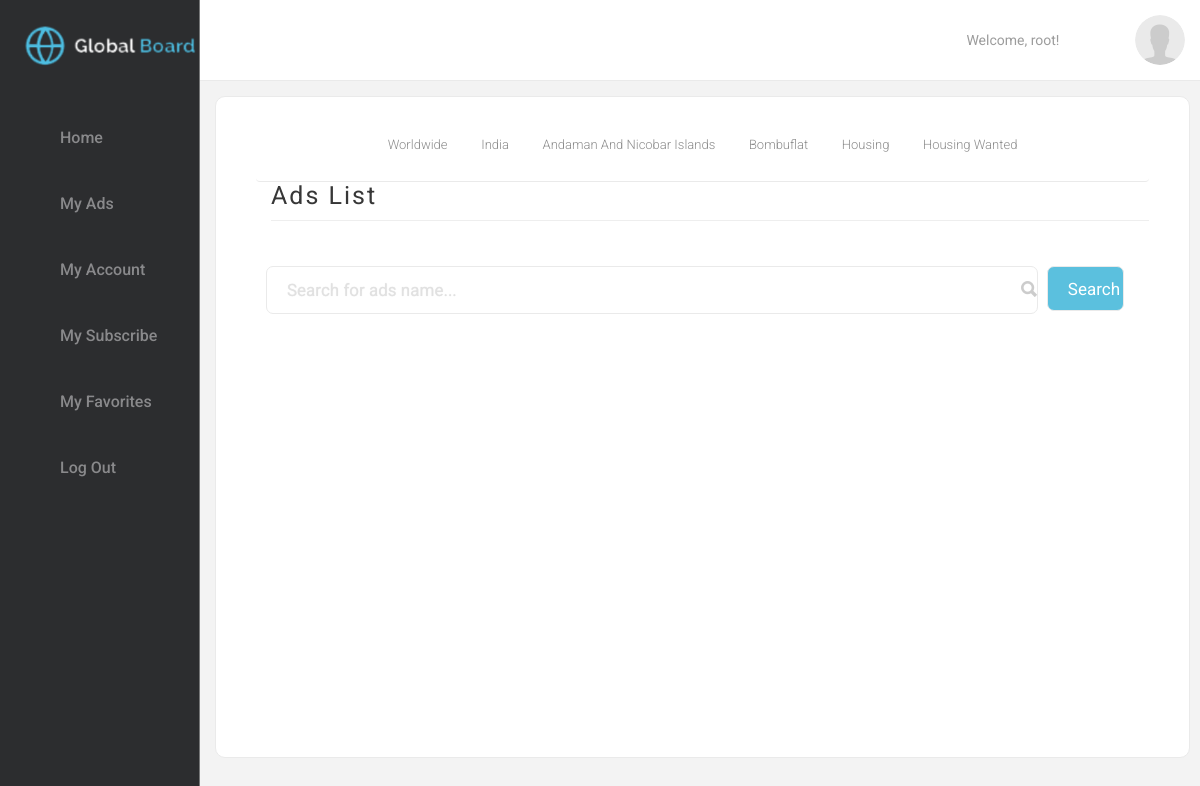
Screenshot of /category-ads/7 (signed in) with the database file from the repository.
### general/models.py (models this page shows, shortened)
class City(models.Model):
    name = models.CharField(max_length=30)
    state = models.ForeignKey(State)
    class Meta:
        verbose_name_plural = 'Cities'

class State(models.Model):
    name = models.CharField(max_length=150)
    country = models.ForeignKey(Country)

class Country(models.Model):
    sortname = models.CharField(max_length=3)
    name = models.CharField(max_length=30)
    class Meta:
        verbose_name_plural = 'Countries'

class Category(models.Model):
    parent = models.ForeignKey("Category", blank=True, null=True)
    name = models.CharField(max_length=50)
    columns = models.IntegerField(default=1)
    column = models.IntegerField(default=1)
    form = models.CharField(max_length=50, default='Post')
    class Meta:
        verbose_name = 'Category'
        verbose_name_plural = 'Categories'

### general/views.py (the view)
# urls.py: url(r"^category-ads/(?P<category_id>\d*)", category_ads, name="category-ads"),
def category_ads(request, category_id):
    request.session['category'] = category_id
    request.session.modified = True
    region_id = request.session['region']  # city
    region = City.objects.get(id=region_id)
    category = Category.objects.get(id=category_id)
    categories = Category.objects.filter(Q(id=category_id) | Q(parent__id=category_id))
    posts = Post.objects.filter(region=region, category__in=categories).exclude(status='deactive')
    posts = get_posts_with_image(posts)
    return render(request, 'ads_list.html', {
        'posts': posts,
        'region': region,
        'category': category,
        'others': True
    })

### general/views.py (called while the page is built)
def get_posts_with_image(posts):
    posts_with_image = []
    for post in posts:
        image = Image.objects.filter(post=post).first()
        img_name = image.name if image else 'dummy.jpg'
        posts_with_image.append((post, img_name))
    return posts_with_image

### templates/ads_list.html (shortened to what this page needs)
{% extends "profile.html" %}
{% load staticfiles %}
{% block right_content %}
    <div class="col-sm-12 full-h">
        <div class="content-right-content my-ads">
            <nav class="breadcrumb">
              <a class="breadcrumb-item" href="/profile/">worldwide<i class="fa fa-long-arrow-right" aria-hidden="true"></i></a>
              <a class="breadcrumb-item" href="#">{{ region.state.country.name }}<i class="fa fa-long-arrow-right" aria-hidden="true"></i></a>
              <a class="breadcrumb-item" href="#">{{ region.state.name }}<i class="fa fa-long-arrow-right" aria-hidden="true"></i></a>
              <a class="breadcrumb-item" href="#">{{ region.name }}<i class="fa fa-long-arrow-right" aria-hidden="true"></i></a>
              {% if category.parent %}
              <a class="breadcrumb-item" href="#">{{ category.parent.name }}<i class="fa fa-long-arrow-right" aria-hidden="true"></i></a>
              {% endif %}
              <span class="breadcrumb-item active">{{ category.name }}</span>
            </nav>
            <h2>Ads List</h2>
            <div class="ads_search" style="padding-left: 10px; padding-right: 25px;">
                <input type="text" class="search-input ads_search_input" name="ads_search" placeholder="Search for ads name..." style="width: 90%; display: inline;">
                <input type="submit" id="search_ads" class="btn btn-info" value="Search" style="display: inline; float: right; width: 9%; height: 45px; padding: 10px 20px;" />
            </div>
        </div>
    </div>
{% endblock %}

### templates/profile.html (shortened to what this page needs)
{% extends "base.html" %}
{% load staticfiles %}
{% block extra_css %}
<link rel='stylesheet' id='dropdown-menu-style-css' href='/static/css/my-ads.css' type='text/css' media='all' />
<link rel='stylesheet' id='dropdown-menu-style-css' href='/static/css/dropdown-menu-style.css?v=1' type='text/css' media='all' />
{% endblock %}
{% block page_content %}
<div id="page" class="site">
    <div class="site-inner">
        <div id="content">
            <div class="container-fluid">
                <div class="row">
                    <div class="admin-content-menu-and-content-section clearfix">
                        <div class="col-md-2 col-sm-12 md-media-full-widht no-padding admin-content-left-section">
                            <div class="logo-section clearfix">
                                <div class="navbar-brand-profile">
                                    <a href="/" class="custom-logo-link" rel="home" itemprop="url"><img width="240" height="67" src="/static/img/cropped-logo.png" class="custom-logo" alt="" itemprop="logo" /></a>
                                </div>
                            </div>
                            <header>
                                <div class="left-menu-bar">
                                    <div class="cd-dropdown-wrapper">
                                        <nav class="cd-dropdown">
                                            <div class="menu-profile-side-menu-container">
                                                <ul id="menu-profile-side-menu" class="cd-dropdown-content">
                                                    <li id="menu-item-42" class="home menu-item menu-item-type-custom menu-item-object-custom menu-item-42"><a href="/profile/" class="">Home</a></li>
                                                    {% if user.is_authenticated %}
                                                        <li id="menu-item-43" class="ads menu-item menu-item-type-custom menu-item-object-custom menu-item-43"><a href="/my-ads" class="">My Ads</a></li>
                                                        <li id="menu-item-44" class="account menu-item menu-item-type-custom menu-item-object-custom menu-item-44"><a href="#/my-account" class="">My Account</a></li>
                                                        <li id="menu-item-260" class="account menu-item menu-item-type-post_type menu-item-object-page menu-item-260"><a href="#/my-subscribe" class="">My Subscribe</a></li>
                                                        <li id="menu-item-45" class="favorites menu-item menu-item-type-custom menu-item-object-custom menu-item-45"><a href="#/my-favourites" class="">My Favorites</a></li>
                                                        <li id="menu-item-46" class="logout menu-item menu-item-type-custom menu-item-object-custom menu-item-46"><a href="/logout" class="">Log Out</a></li>
                                                    {% endif %}
                                                </ul>
                                            </div>
                                        </nav>
                                    </div>
                                </div>
                            </header>
                        </div>
                        <div class="col-md-10 col-sm-12 md-media-full-widht no-padding">
                            <div class="col-sm-12 no-padding">
                                <div class="header-user-section clearfix">
                                {% if user.is_authenticated %}
                                    <div class="header-user-section-ico">
                                        <a href="#"><img src="/static/img/big_avatar.png" alt=""></a>
                                    </div>
                                    <div class="header-user-section-message-to-ico">
                                        <a href="#/my-messages">
                                            <i class="fa fa-envelope" aria-hidden="true"></i>
                                        </a>
                                    </div>
                                    <div class="header-user-section-welcome">
                                        Welcome, {{ user.username }}!
                                    </div>
                                {% endif %}
                                </div>
                            </div>
                            {% block right_content %}{% endblock %}
                        </div>
                    </div>
                </div>
            </div>
        </div>
    </div>
</div>
{% endblock %}

### static/css/my-ads.css (style rules this page uses)
.admin-content-menu-and-content-section { background-color: #F3F3F3; position: absolute; width: 100%; min-height: 100%; }
.col-sm-12.full-h { min-height: calc(100% - 113px); }
.content-right-content.my-ads { padding: 40px 40px; min-height: calc(100% - 25px); position: absolute; width: calc(100% - 25px); }
.content-right-content.my-ads h2 { border-bottom: 1px solid #eeeeee; font-size: 25px; margin: 0 0 30px 15px; padding: 0 0 10px; text-align: left; text-transform: none; }
.content-right-content.my-ads .ads_search { position: relative; }
.content-right-content.my-ads .ads_search input { padding: 13px 20px; width: 100%; border-radius: 7px; border: 1px solid #EAEAEA; font-size: 17px; margin: 15px 0px; outline: none; }
.content-right-content.my-ads .ads_search:after { content: ''; background-image: url(../img/search.png); position: absolute; width: 16px; height: 16px; right: 12.5%; top: 30px; }

### rows the page displays
City: state.country.name "India", state.name "Andaman And Nicobar Islands", name "Bombuflat"
Category: parent.name "Housing", name "Housing Wanted"

### other values shown
{{ user.username }} "root"
